Frame 1 (no input): blank canvas, image omitted
Frame 60 (no input): blank canvas, image omitted
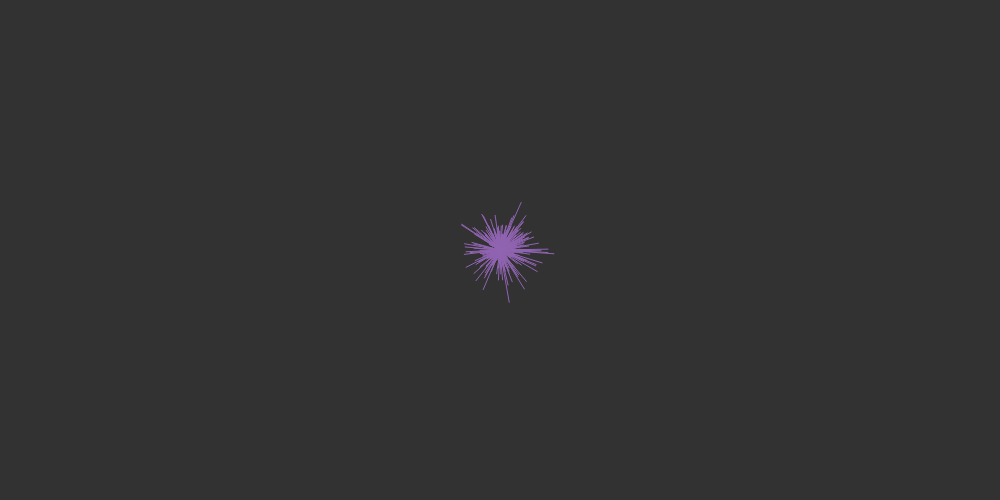
Frame 120 (the mouse pressed at the canvas centre since frame 60)

The p5.js sketch whose frames 1 and 60 were blank and that drew this single picture after the mouse press (run headless with seeded random() and noise() and a simulated clock; from frame 60 on, the mouse is pressed at the canvas centre):

// p5.js sketch
// ── sketch.js
class Splat {
    constructor(x, y, w, h, palette) {
        this.x = x;
        this.y = y;
        this.w = w;
        this.h = h;
        this.splots = [];
        for (let i = 0; i < 360; i++) {
            let theta = (i * Math.PI) / 180;
            let mag = floor(randomGaussian(0, 20));
            this.splots.push({ x: this.x + Math.sin(theta) * mag, y: this.y + Math.cos(theta) * mag });
        }

        let mag = floor(randomGaussian(0, 20));

        let r, g, b;
        if (palette) {
            // Gaussian color palette, assume one of RGB is not fixed.
            r = palette?.r ? palette.r : Math.round(randomGaussian(0, 255));
            g = palette?.g ? palette.g : Math.round(randomGaussian(0, 255));
            b = palette?.b ? palette.b : Math.round(randomGaussian(0, 255));
        } else {
            r = Math.round(random(0, 255));
            g = Math.round(random(0, 255));
            b = Math.round(random(0, 255));
        }
        this.color = color(r, g, b);
    }

    // Interface

    update = () => {};

    draw = () => {
        ellipse(this.x, this.y, this.w, this.h);
        for (let i = 0; i < this.splots.length; i++) {
            stroke(this.color);
            line(this.x, this.y, this.splots[i].x, this.splots[i].y);
        }
    };
}

const splats = [];
const gaussianPalette = false;
const palette = gaussianPalette ? { r: 128, g: 128 } : undefined;

function mousePressed() {
    const x = mouseX;
    const y = mouseY;
    const r = 5;
    splats.push(new Splat(x, y, r, r, palette));
}

const BG_COLOR = 50;
const CANVAS_W = 1000;
const CANVAS_H = 500;

function preload() {}

function setup() {
    createCanvas(CANVAS_W, CANVAS_H);
    background(BG_COLOR);
}

function draw() {
    if (clear) {
        background(BG_COLOR);
    }

    for (let i = 0; i < splats.length; i++) {
        splats[i].update();
        splats[i].draw();
    }
}
